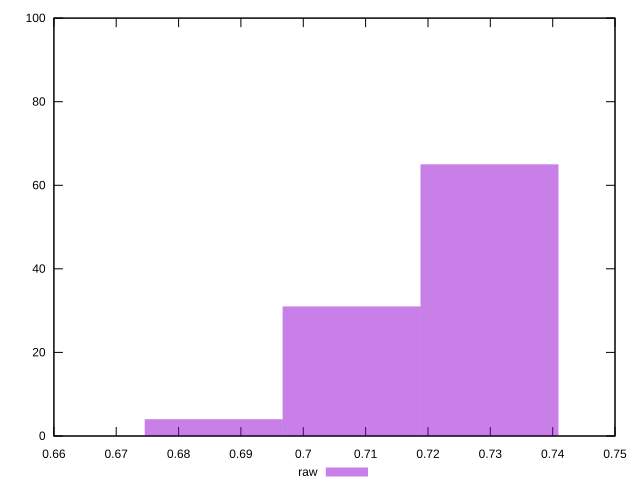

Source code (gnuplot):
reset
set terminal svg size 640, 490
set output "reprap/meta/score/samples/pages+cached+noexternal/raw/histogram.svg"

$raw <<EOF
0.6856251742990793 4
0.7298590565119232 65
0.7077421154055012 31
EOF

set key outside below
set boxwidth 0.022116941106421914
set yrange [0:100]
set style fill transparent solid 0.5 noborder

plot \
  $raw title "raw" with boxes, \


reset
